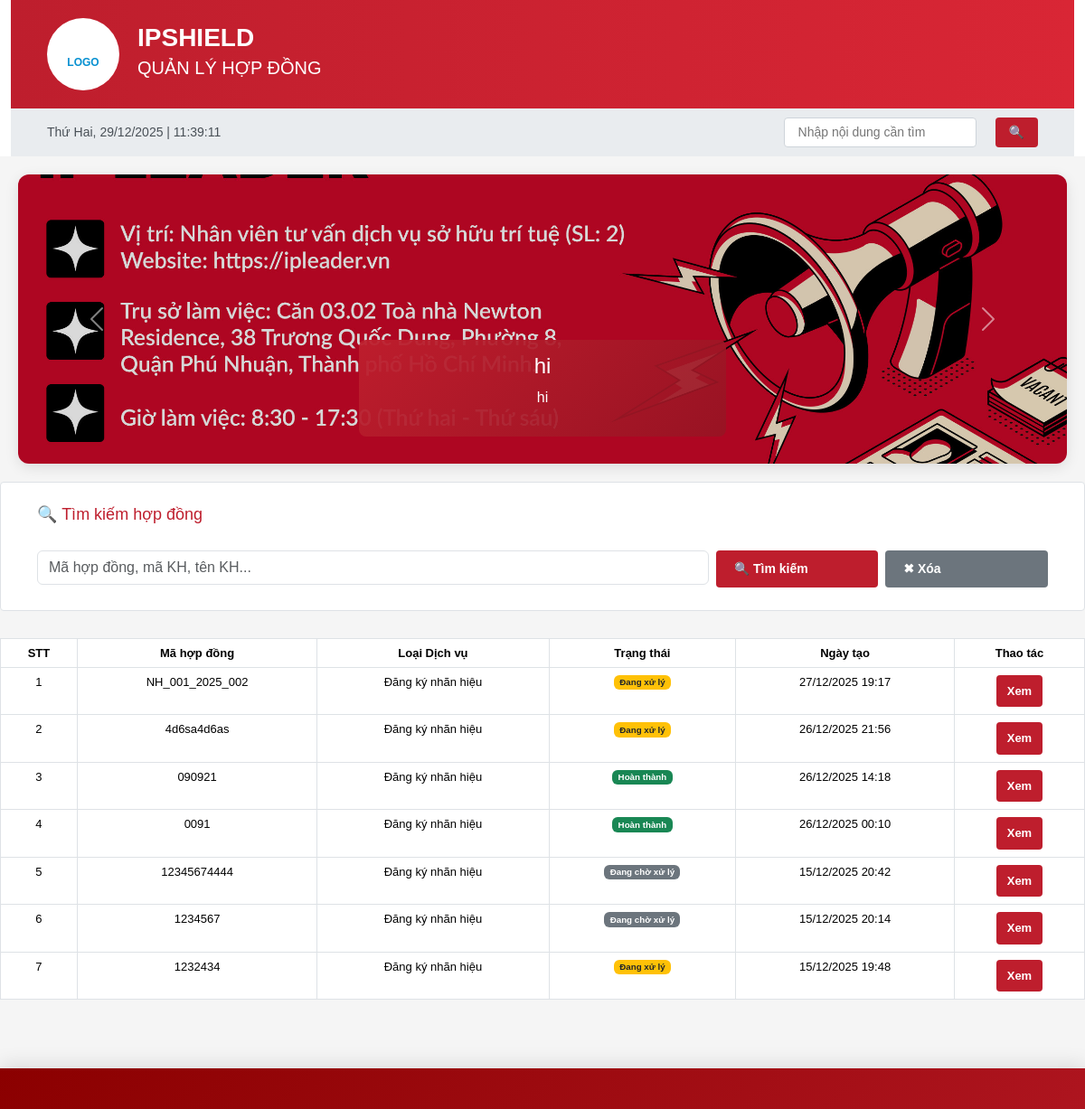
Page /contracts/search/ (upper part) on the earlier database version.
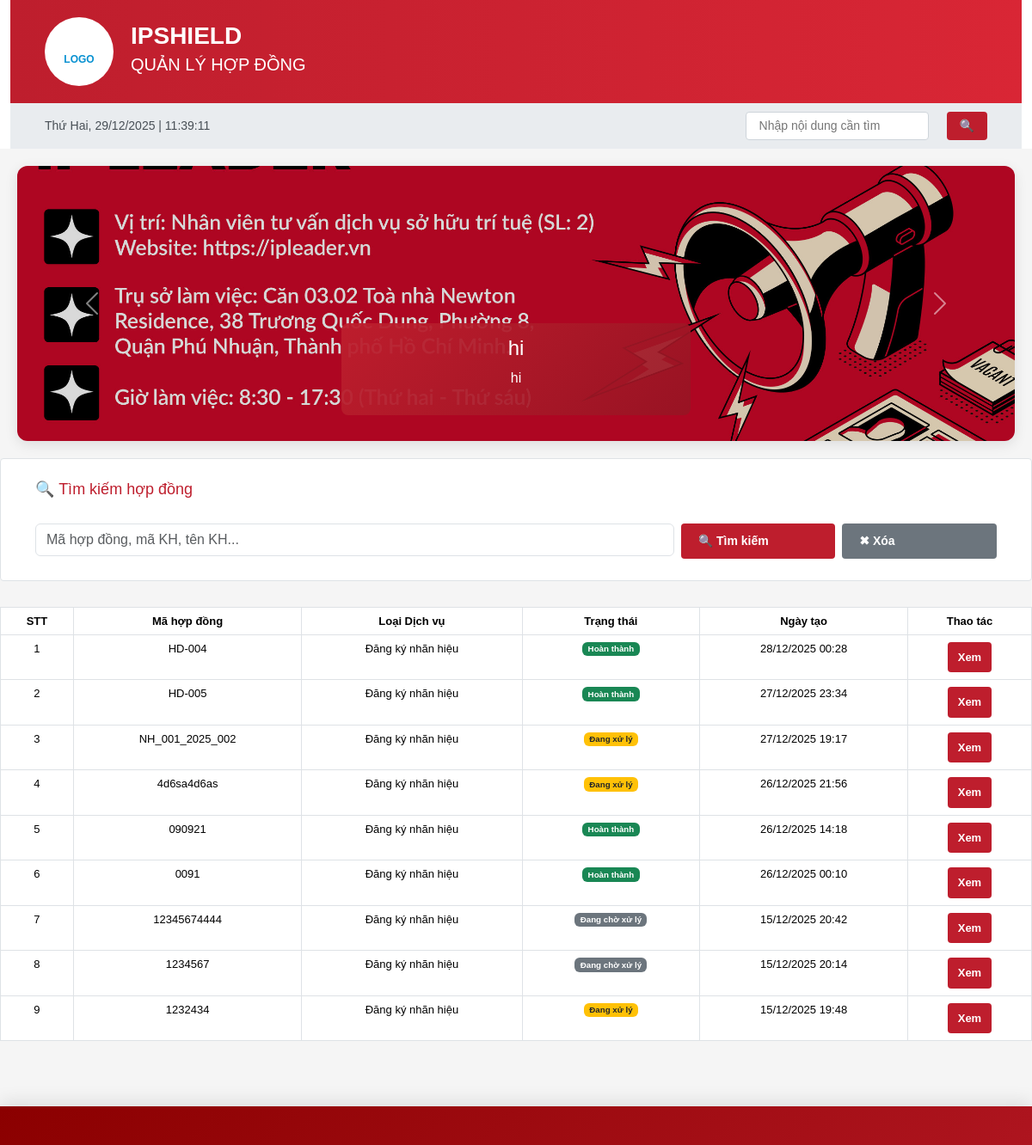
Same page on the later database version.
### ipshieldapp/models.py (models this page shows, shortened)
class Slider(models.Model):
    title = models.CharField(max_length=255)
    description = models.CharField(max_length=255, blank=True)
    image = models.ImageField(upload_to='sliders/')
    is_active = models.BooleanField(default=True)

class Contract(models.Model):
    SERVICE_TYPE_CHOICES = (
        ('nhanhieu', 'Đăng ký nhãn hiệu'),
        ('banquyen', 'Bản quyền tác giả'),
        ('dkkd', 'Đăng ký kinh doanh'),
        ('dautu', 'Đăng ký đầu tư'),
        ('khac', 'Dịch vụ khác'),
    )
    CONTRACT_STATUS_CHOICES = (
        ('pending', 'Đang chờ xử lý'),
        ('processing', 'Đang xử lý'),
        ('completed', 'Hoàn thành'),
        ('paused', 'Ngưng'),
    )
    PAYMENT_TYPE_CHOICES = (
        ('full', 'Trả dứt điểm'),
        ('installment', 'Trả nhiều đợt'),
    )
    customer = models.ForeignKey(
        Customer,
        on_delete=models.CASCADE,
        related_name='contracts'
    )
    service_type = models.CharField(
        max_length=50,
        choices=SERVICE_TYPE_CHOICES
    )
    contract_no = models.CharField(max_length=50, unique=True)
    contract_value = models.DecimalField(
        max_digits=15,
        decimal_places=0,
        verbose_name='Giá trị hợp đồng'
    )
    payment_type = models.CharField(
        max_length=20,
        choices=PAYMENT_TYPE_CHOICES,
        verbose_name='Hình thức thanh toán'
    )
    prepaid_amount = models.DecimalField(
        max_digits=15,
        decimal_places=0,
        default=0,
        verbose_name='Số tiền trả trước'
    )
    status = models.CharField(
        max_length=20,
        choices=CONTRACT_STATUS_CHOICES,
        default='pending'
    )
    created_at = models.DateTimeField(auto_now_add=True)
    updated_at = models.DateTimeField(default=timezone.now)
    class Meta:
        verbose_name = 'Hợp đồng'
        verbose_name_plural = 'Hợp đồng'
        indexes = [
            models.Index(fields=['contract_no']),
            models.Index(fields=['customer', 'status']),
            models.Index(fields=['created_at']),
        ]

### ipshieldapp/views.py (the view)
# urls.py: path("contracts/search/", views.contract_search, name="contract_search"),
def contract_search(request):
    q = request.GET.get('q', '').strip()
    contracts = Contract.objects.filter(
        service_type='nhanhieu'
    ).select_related('customer').order_by('-created_at')
    if q:
        contracts = contracts.filter(
            Q(contract_no__icontains=q) |                 # mã hợp đồng
            Q(customer__customer_code__icontains=q) |     # mã KH
            Q(customer__name__icontains=q)                # tên KH
        )
    return render(request, 'contract_search.html', {
        'contracts': contracts,
        'q': q
    })

### ipshieldapp/context_processors.py (called while the page is built)
def global_sliders(request):
    return {
        'sliders': Slider.objects.filter(is_active=True)
    }

### templates/contract_search.html
{% extends 'base.html' %}
{% block body_block %}
{% load static %}
<form method="get">
    <div class="search-section">
        <h3>🔍 Tìm kiếm hợp đồng</h3>
        <div class="row g-2 mt-2">
            <div class="col-12 col-md-6 col-lg-8">
                <input type="text"
                       name="q"
                       value="{{ q }}"
                       class="form-control"
                       placeholder="Mã hợp đồng, mã KH, tên KH...">
            </div>
            <div class="col-6 col-md-3 col-lg-2">
                <button type="submit" class="btn btn-primary w-100">🔍 Tìm kiếm</button>
            </div>
            <div class="col-6 col-md-3 col-lg-2">
                <a href="{% url 'contract_search' %}" class="btn btn-secondary w-100">✖ Xóa</a>
            </div>
        </div>
    </div>
</form>
{% if contracts %}
<div class="contracts-card">
    <div class="table-responsive">
        <table class="contracts-table table table-bordered table-hover">
            <thead>
                <tr>
                    <th>STT</th>
                    <th>Mã hợp đồng</th>
                    <th>Loại Dịch vụ</th>
                    <th>Trạng thái</th>
                    <th>Ngày tạo</th>
                    <th>Thao tác</th>
                </tr>
            </thead>
            <tbody>
                {% for contract in contracts %}
                <tr>
                    <td>{{ forloop.counter }}</td>
                    <td class="contract-code">
                        {{ contract.contract_no }}
                    </td>
                    <td>
                        {{ contract.get_service_type_display }}
                    </td>
                    <td>
                        {% if contract.status == 'completed' %}
                            <span class="badge bg-success">
                                {{ contract.get_status_display }}
                            </span>
                        {% elif contract.status == 'processing' %}
                            <span class="badge bg-warning text-dark">
                                {{ contract.get_status_display }}
                            </span>
                        {% else %}
                            <span class="badge bg-secondary">
                                {{ contract.get_status_display }}
                            </span>
                        {% endif %}
                    </td>
                    <td>
                        {{ contract.created_at|date:"d/m/Y H:i" }}
                    </td>
                    <td>
                        <a href="{% url 'contract_detail' id=contract.id %}" class="btn btn-sm btn-info">
                            Xem
                        </a>
                    </td>
                </tr>
                {% endfor %}
            </tbody>
        </table>
    </div>
</div>
{% else %}
<div class="empty-state text-center mt-4">
    <p>Không tìm thấy hợp đồng nào.</p>
</div>
{% endif %}
{% endblock %}

### templates/base.html (shortened to what this page needs)
{% load static %}
<head>
    <link href="https://cdn.jsdelivr.net/npm/bootstrap@5.3.8/dist/css/bootstrap.min.css" rel="stylesheet">
    <link href="{% static 'css/base.css' %}" rel="stylesheet">
</head>
    <div class="container">
        <div class="header">
            <div class="header-logo">
                <br>LOGO
            </div>
            <div class="header-title">
                <h1>IPSHIELD</h1>
                <h2>QUẢN LÝ HỢP ĐỒNG</h2>
            </div>
        </div>
                <div class="top-bar">
           <div id="realtime-clock"></div>
            <div class="language-selector d-flex align-items-center gap-3">
                 <input type="text" placeholder="Nhập nội dung cần tìm"
                    style="margin-left: 20px; padding: 5px 15px; border: 1px solid #ced4da; border-radius: 4px;">
                <button class="btn btn-primary" style="padding: 6px 15px; margin-left: 5px;">🔍</button>
            </div>
            </div>
        </div>
<div class="carousel-section" style="margin:20px; box-shadow:0 4px 15px rgba(0,0,0,0.1); border-radius:12px; overflow:hidden;">
    <div id="mainCarousel" class="carousel slide" data-bs-ride="carousel" data-bs-interval="3500">
        <div class="carousel-inner">
            {% for slider in sliders %}
            <div class="carousel-item {% if forloop.first %}active{% endif %}">
                <img src="{{ slider.image.url }}"
                     class="d-block w-100"
                     alt="{{ slider.title }}"
                     style="height:320px; object-fit:cover; filter:brightness(0.85);">
                <div class="carousel-caption d-none d-md-block"
                     style="background:linear-gradient(135deg, rgba(190,30,45,.95), rgba(150,20,35,.9));
                            padding:15px 30px;
                            border-radius:8px;
                            bottom:30px;
                            left:50%;
                            transform:translateX(-50%);
                            max-width:80%;">
                    <h4>{{ slider.title }}</h4>
                    <p>{{ slider.description }}</p>
                </div>
            </div>
            {% endfor %}
        </div>
        <button class="carousel-control-prev" type="button" data-bs-target="#mainCarousel" data-bs-slide="prev">
            <span class="carousel-control-prev-icon"></span>
        </button>
        <button class="carousel-control-next" type="button" data-bs-target="#mainCarousel" data-bs-slide="next">
            <span class="carousel-control-next-icon"></span>
        </button>
    </div>
</div>
 {% block body_block %}
              {% endblock %}
    <footer class="site-footer">
        <div class="footer-content">
        </div>
    </footer>

### static/css/base.css (style rules this page uses)
* { margin: 0; padding: 0; box-sizing: border-box; }
.container { max-width: 100%; margin: 0 auto; background: white; }
.header { background: linear-gradient(to right, #BE1E2D, #d92635); color: white; padding: 20px 40px; display: flex; align-items: center; gap: 20px; }
.header-logo { width: 80px; height: 80px; background: white; border-radius: 50%; display: flex; align-items: center; justify-content: center; font-weight: bold; color: #0891d1; font-size: 12px; flex-shrink: 0; }
.header-title { flex: 1; }
.header h1 { font-size: 28px; margin-bottom: 5px; font-weight: bold; text-transform: uppercase; }
.header h2 { font-size: 20px; font-weight: normal; }
.top-bar { background: #e9ecef; padding: 10px 40px; display: flex; justify-content: space-between; align-items: center; font-size: 14px; color: #495057; }
.language-selector { display: flex; align-items: center; gap: 10px; }
.search-section { background: white; padding: 25px 40px; border: 1px solid #dee2e6; border-radius: 4px; margin-bottom: 30px; }
.search-section h3 { color: #BE1E2D; font-size: 18px; margin-bottom: 20px; display: flex; align-items: center; gap: 10px; }
.btn { padding: 10px 20px; border: none; border-radius: 4px; font-size: 14px; font-weight: 600; cursor: pointer; transition: all 0.3s; display: inline-flex; align-items: center; gap: 8px; }
.btn-primary { background: #BE1E2D; color: white; }
.btn-secondary { background: #6c757d; color: white; }
.btn-info { background: #BE1E2D; color: white; padding: 8px 12px; font-size: 13px; }
table { width: 100%; border-collapse: collapse; background: white; font-size: 13px; }
thead { background: #f8f9fa; color: #495057; }
th { padding: 12px 10px; text-align: center; font-weight: 600; font-size: 13px; border: 1px solid #dee2e6; white-space: nowrap; }
td { padding: 12px 10px; border: 1px solid #dee2e6; font-size: 13px; text-align: center; }
.site-footer { background: linear-gradient(135deg, #8B0000 0%, #BE1E2D 100%); color: white; margin-top: 60px; box-shadow: 0 -5px 20px rgba(0,0,0,0.1); }
.footer-content { max-width: 1400px; margin: 0 auto; padding: 50px 40px 30px; display: grid; grid-template-columns: repeat(auto-fit, minmax(250px, 1fr)); gap: 40px; }
#mainCarousel .carousel-item { transition: transform 1s ease-in-out, opacity 0.8s ease-in-out; }
#mainCarousel .carousel-item img { transition: transform 3.5s ease-out; transform: scale(1); }
#mainCarousel .carousel-item.active img { transform: scale(1.05); }
#mainCarousel .carousel-caption { opacity: 0; transform: translateX(-50%) translateY(20px); transition: all 0.8s ease-out 0.3s; }
#mainCarousel .carousel-item.active .carousel-caption { opacity: 1; transform: translateX(-50%) translateY(0); }
#mainCarousel .carousel-control-prev span, #mainCarousel .carousel-control-next span { transition: all 0.3s ease; }

Differences in the rows shown:
added Contract: contract_no "HD-004", service_type "Đăng ký nhãn hiệu", status "Hoàn thành", created_at "28/12/2025 00:28"
added Contract: contract_no "HD-005", service_type "Đăng ký nhãn hiệu", status "Hoàn thành", created_at "27/12/2025 23:34"
